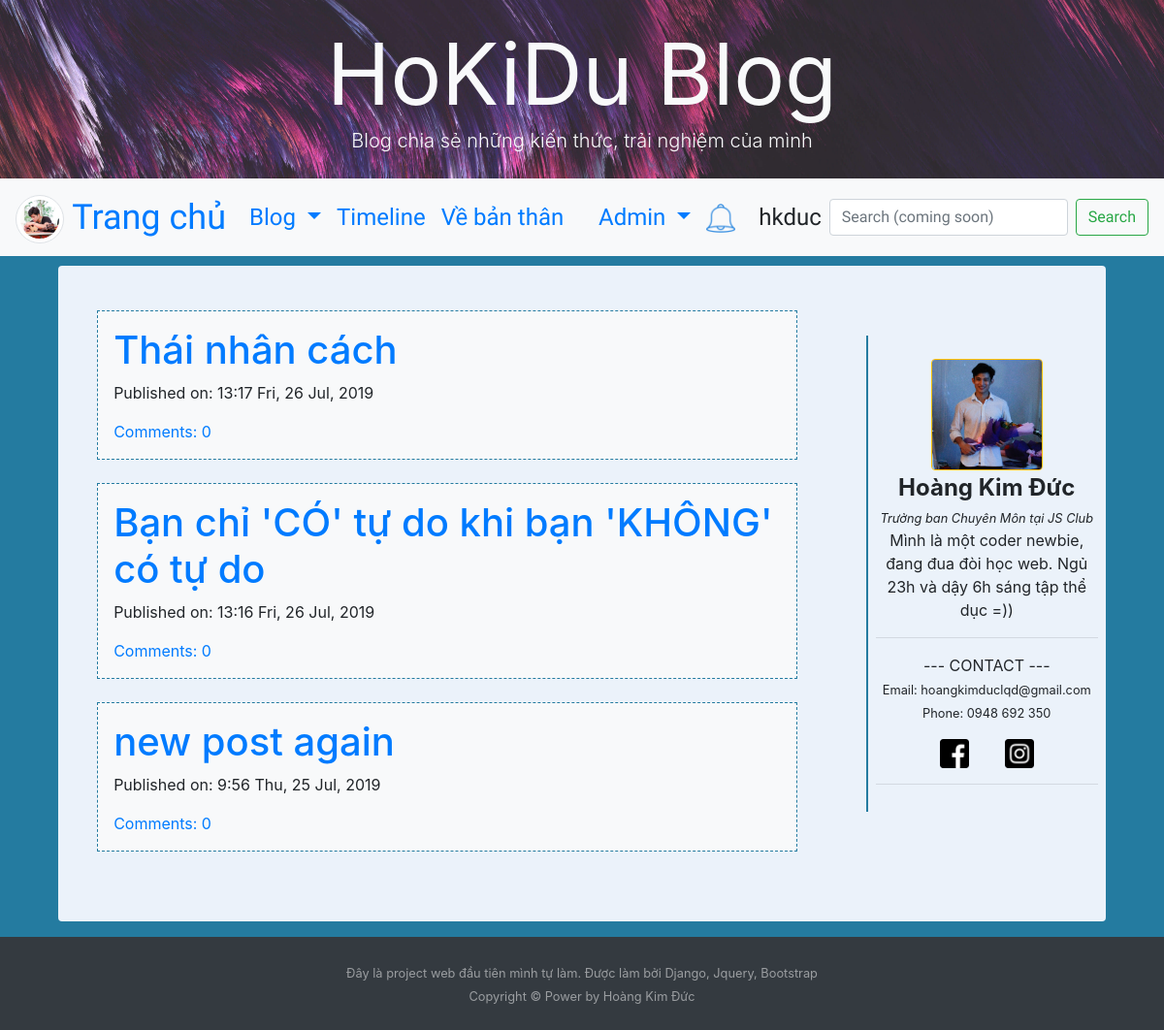
The app's page / (signed in), older data.
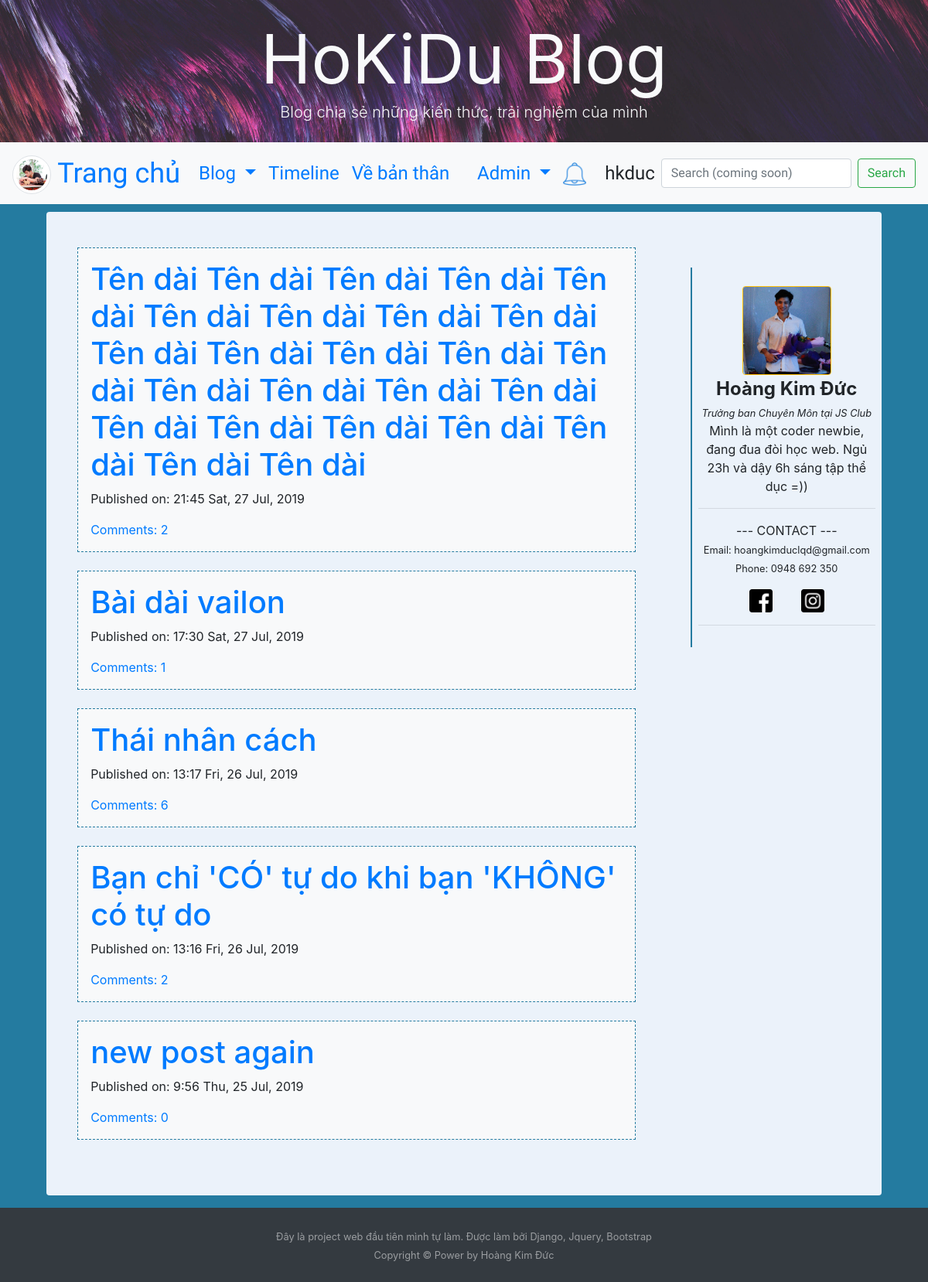
The same page, newer data.
### blog/models.py (models this page shows, shortened)
class Post(models.Model):
   author = models.ForeignKey('auth.User', on_delete=models.CASCADE)
   title = models.CharField(max_length=200)
   text = models.TextField()
   create_date = models.DateTimeField(default=timezone.now)
   published_date = models.DateTimeField(blank=True,null=True)
   tag = models.CharField(choices=tag_list, max_length=20, default='tag1')
   view = models.IntegerField()

### blog/views.py (the view)
class PostListView(ListView):
   context_object_name = 'post_list'
   model = Post
   def get_queryset(self):
      return Post.objects.filter(published_date__lte=timezone.now()).order_by('-published_date')

### blog/models.py (called while the page is built)
   def __str__(self):
      template = f'{self.person} {self.action} {self.post_title}'
      return template

### blog/views.py (called while the page is built)
   def get_context_data(self, **kwargs):
        ctx = super(ListView, self).get_context_data(**kwargs)
        ctx['Notification'] = Notification.objects.order_by('-time')
        return ctx

### blog/templates/blog/post_list.html (shortened to what this page needs)
{% extends "blog/base.html" %}
{% block content %}
<div class="centerstage">
   {% for post in post_list %}
   <br>
   <div class="post p-3 bg-light">
      <h1><a href="{% url 'post_detail' pk=post.pk %}">{{post.title}}</a></h1>
      <div class="date">
         <p>Published on: {{post.published_date|date:"G:i D, d M, Y"}}</p>
      </div>
      <a href="{% url 'post_detail' pk=post.pk %}">Comments: {{ post.comments.count }}</a>
   </div>
   {% endfor %}
</div>
{% endblock content %}

Row changes from the older to the newer data that the page shows:
added Post: title "Tên dài Tên dài Tên dài Tên dài Tên dài Tên dài Tên dài Tên dài Tên dài Tên dài Tên dài Tên dài Tên dài Tên dài Tên dài Tên dài Tên dài Tên dài Tên dài Tên dài Tên dài Tên dài Tên dài Tên dài Tên dài", published_date "21:45 Sat, 27 Jul, 2019", comments.count "2"
added Post: title "Bài dài vailon", published_date "17:30 Sat, 27 Jul, 2019", comments.count "1"
computed for Post "Thái nhân cách": comments.count "0" → "6"
computed for Post "Bạn chỉ 'CÓ' tự do khi bạn 'KHÔNG' có tự do": comments.count "0" → "2"
